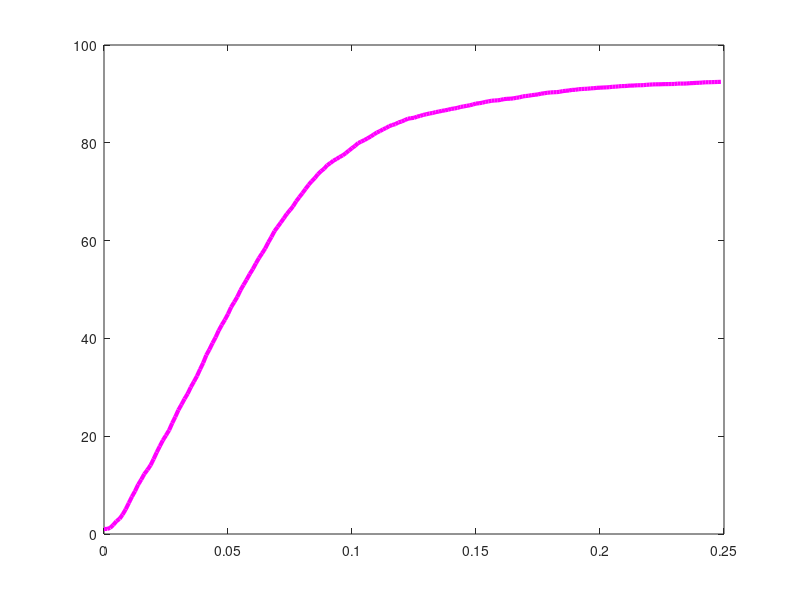

Write the MATLAB code that produced this figure.
plot([0.000000 0.001250 0.002500 0.003750 0.005000 0.006250 0.007500 0.008750 0.010000 0.011250 0.012500 0.013750 0.015000 0.016250 0.017500 0.018750 0.020000 0.021250 0.022500 0.023750 0.025000 0.026250 0.027500 0.028750 0.030000 0.031250 0.032500 0.033750 0.035000 0.036250 0.037500 0.038750 0.040000 0.041250 0.042500 0.043750 0.045000 0.046250 0.047500 0.048750 0.050000 0.051250 0.052500 0.053750 0.055000 0.056250 0.057500 0.058750 0.060000 0.061250 0.062500 0.063750 0.065000 0.066250 0.067500 0.068750 0.070000 0.071250 0.072500 0.073750 0.075000 0.076250 0.077500 0.078750 0.080000 0.081250 0.082500 0.083750 0.085000 0.086250 0.087500 0.088750 0.090000 0.091250 0.092500 0.093750 0.095000 0.096250 0.097500 0.098750 0.100000 0.101250 0.102500 0.103750 0.105000 0.106250 0.107500 0.108750 0.110000 0.111250 0.112500 0.113750 0.115000 0.116250 0.117500 0.118750 0.120000 0.121250 0.122500 0.123750 0.125000 0.126250 0.127500 0.128750 0.130000 0.131250 0.132500 0.133750 0.135000 0.136250 0.137500 0.138750 0.140000 0.141250 0.142500 0.143750 0.145000 0.146250 0.147500 0.148750 0.150000 0.151250 0.152500 0.153750 0.155000 0.156250 0.157500 0.158750 0.160000 0.161250 0.162500 0.163750 0.165000 0.166250 0.167500 0.168750 0.170000 0.171250 0.172500 0.173750 0.175000 0.176250 0.177500 0.178750 0.180000 0.181250 0.182500 0.183750 0.185000 0.186250 0.187500 0.188750 0.190000 0.191250 0.192500 0.193750 0.195000 0.196250 0.197500 0.198750 0.200000 0.201250 0.202500 0.203750 0.205000 0.206250 0.207500 0.208750 0.210000 0.211250 0.212500 0.213750 0.215000 0.216250 0.217500 0.218750 0.220000 0.221250 0.222500 0.223750 0.225000 0.226250 0.227500 0.228750 0.230000 0.231250 0.232500 0.233750 0.235000 0.236250 0.237500 0.238750 0.240000 0.241250 0.242500 0.243750 0.245000 0.246250 0.247500 0.248750 ], [1.031145 1.031145 1.262626 1.851852 2.630471 3.093434 3.977273 5.050505 6.334175 7.617845 8.754209 10.079966 11.111111 12.268519 13.110269 14.036195 15.319865 16.687710 17.950337 19.170875 20.180976 21.233165 22.664141 23.947811 25.357744 26.473064 27.651515 28.703704 30.029461 31.144781 32.302189 33.691077 34.995791 36.574074 37.731481 39.036195 40.214646 41.603535 42.760943 43.813131 44.991582 46.380471 47.411616 48.484848 49.831650 50.925926 51.999158 53.156566 54.166667 55.345118 56.439394 57.407407 58.396465 59.638047 60.732323 61.931818 62.794613 63.678451 64.562290 65.488215 66.224747 67.024411 68.034512 68.876263 69.696970 70.559764 71.401515 72.138047 72.790404 73.569024 74.179293 74.705387 75.420875 75.841751 76.346801 76.683502 77.083333 77.420034 77.882997 78.409091 78.914141 79.377104 79.945286 80.260943 80.555556 80.913300 81.271044 81.691919 82.091751 82.386364 82.744108 83.038721 83.396465 83.648990 83.817340 84.175084 84.343434 84.638047 84.911616 85.037879 85.101010 85.353535 85.500842 85.711279 85.837542 86.005892 86.090067 86.279461 86.384680 86.531987 86.637205 86.763468 86.931818 87.015993 87.142256 87.331650 87.436869 87.563131 87.668350 87.836700 88.026094 88.089226 88.194444 88.362795 88.468013 88.594276 88.657407 88.678451 88.783670 88.930976 88.994108 89.015152 89.078283 89.204545 89.288721 89.478114 89.562290 89.625421 89.751684 89.814815 89.898990 90.046296 90.130471 90.235690 90.298822 90.340909 90.361953 90.425084 90.572391 90.635522 90.698653 90.824916 90.824916 90.951178 90.993266 91.035354 91.056397 91.140572 91.161616 91.245791 91.266835 91.308923 91.329966 91.372054 91.456229 91.477273 91.540404 91.603535 91.603535 91.666667 91.708754 91.708754 91.771886 91.771886 91.792929 91.856061 91.898148 91.940236 91.961279 91.961279 91.982323 92.003367 92.003367 92.024411 92.024411 92.108586 92.108586 92.108586 92.129630 92.192761 92.213805 92.255892 92.276936 92.319024 92.382155 92.382155 92.403199 92.424242 92.445286 92.466330 ], '-m', 'LineWidth', 3);